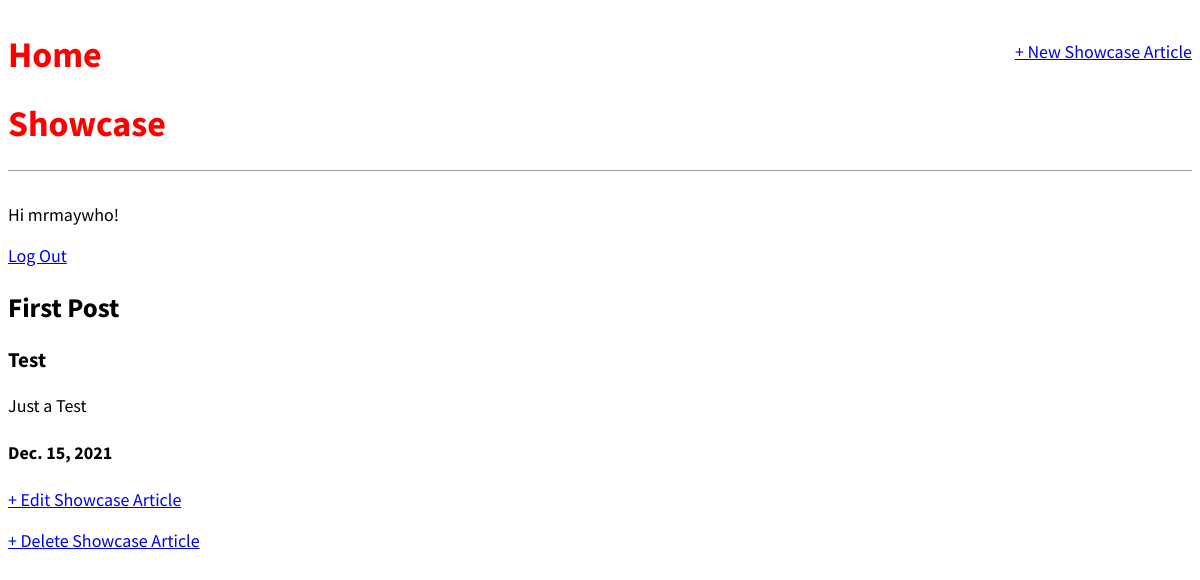
The app's page /article/7/ (signed in) with its own data.
### showcase/models.py (models this page shows, shortened)
class Article(models.Model):
	title = models.CharField(max_length=200)
	subtitle = models.CharField(max_length=200)
	date = models.DateField(auto_now_add=True)
	body = models.TextField()
	author = models.ForeignKey(
		'auth.User',
		on_delete=models.CASCADE,
		)
	body = models.TextField()

### showcase/views.py (the view)
# urls.py: path('article/<int:pk>/', ArticleDetailView.as_view(),
class ArticleDetailView(DetailView):
	model = Article
	template_name = 'article_detail.html'

### templates/article_detail.html
{% extends 'base.html' %}
{% block content %}
<div class="article-update">
	<h2>{{ article.title }}</h2>
	<h3>{{ article.subtitle }}</h3>
	<p>{{ article.body }}</p>
	<h4>{{ article.date }}</h4>
</div>
<p><a href="{% url 'article_edit' article.pk %}">+ Edit Showcase Article</a></p>
<p><a href="{% url 'article_delete' article.pk %}">+ Delete Showcase Article</a></p>
{% endblock content %}

### templates/base.html (shortened to what this page needs)
{% load static %}
<!DOCTYPE html>
<html>
<head>
	<link rel="stylesheet" type="text/css" href="{% static 'css/base.css' %}">
</head>
<body>
	<div>
	<header>
		<div class="nav-left">
		  <h1><a href="{% url 'home' %}">Home</a></h1>
		  <h1><a href="{% url 'showcase' %}">Showcase</a></h1>
		</div>
		<div class="nav-right">
			<a href="{% url 'article_new' %}">+ New Showcase Article</a>
		</div>
	</header>
		{% if user.is_authenticated %}
			<p>Hi {{ user.username }}!</p>
			<p><a href="{% url 'logout' %}">Log Out</a></p>
		{% else %}
			<p>You are not Logged in.</p>
			<a href="{% url 'login' %}">Log In</a>
		{% endif %}
		{% block content %}
		{% endblock content %}
	</div>
</body>
</html>

### static/css/base.css (style rules this page uses)
body { font-family: 'Source Sans Pro', sans-serif; font-size: 18px; }
header { border-bottom: 1px solid #999; margin-bottom: 2rem; display: flex; }
header h1 a { color: red; text-decoration: none; }
.nav-left { margin-right: auto; }
.nav-right { display: flex; padding-top: 2rem; }

### records on screen
Article: title "First Post", subtitle "Test", body "Just a Test", date "Dec. 15, 2021"

### other values on screen
{{ user.username }} "mrmaywho"
